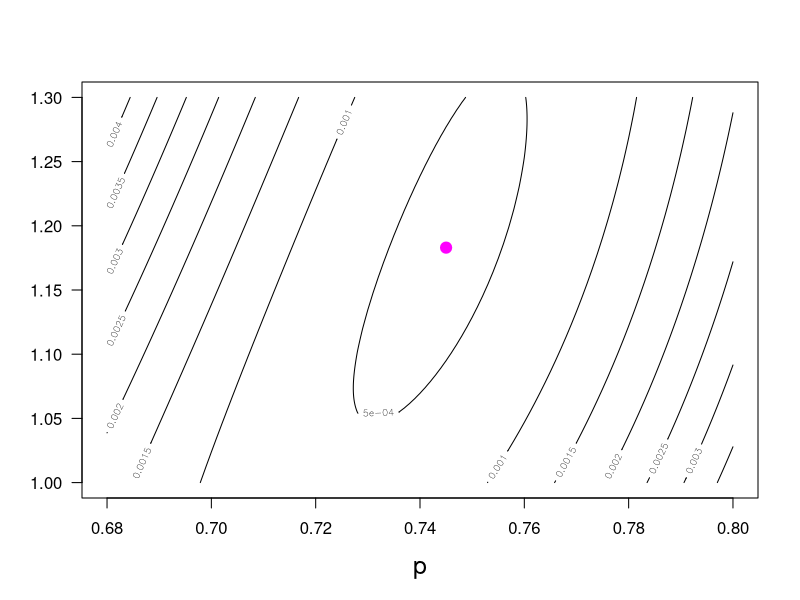

This figure's R source: (Note: this script raises an error after producing the figure.)
print('file: BayesianHypBayarriEst.R')
print(date())
# Bayarri et al. (2008): formulate as estimation problem: least squares
x = 0:3
y = c(81,9,7,1) # observed frequencies
n = sum(y)
y = y/n # relative frequencies
pa = seq(0.68,0.8,0.001) # trial values for p
Lambdaa = seq(1,1.3,0.001) # trial values for lambda
Lp = length(pa); LL = length(Lambdaa)
M = matrix(data=NA,nrow=Lp,ncol=LL)
library(VGAM)
for(i in 1:Lp) {
  for(j in 1:LL) {
    p = pa[i]; Lambda = Lambdaa[j]
    ypred = dzipois(x,Lambda,p)
    M[i,j] = sum((ypred-y)^2)
  }
}
out = which(M == min(M),arr.ind=TRUE)
popt = pa[out[1]]
Lopt = Lambdaa[out[2]]
Mmin = M[out[1],out[2]]
pPredicted = dzipois(x,Lopt,popt) 
print(c(popt,'optimal p'))
print(c(Lopt,'optimal lambda'))
print(c(Mmin,'minimal sum of squares'))
sflag = 1
if (sflag == 1) {
  # png('PoissonZIPleastSquares191116.png',width=16,height=16,units='cm',res=300)
  contour(pa,Lambdaa,M,xlab='p',ylab=NA,las=1,cex.lab=1.5)
  points(popt,Lopt,col='magenta',lwd=6,cex=0.8)
  title(ylab=TeX('$\\lambda$'),line=2.7,cex.lab=1.5)
  text(0.722,1.05,bquote(~p == .(popt)),col='magenta',pos=4,cex=1.5)
  text(0.731,1.15,bquote(~lambda[opt] == .(Lopt)),col='magenta',pos=4,cex=1.5)
  # dev.off()
}
# -----------------------------------------------------------------------------
# Results:
# [1] "file: BayesianHypBayarriEst.R"
# [1] "Fri Dec 16 09:11:39 2022"
# [1] "0.745"     "optimal p"
# [1] "1.183"     "optimal lambda"
# [1] "0.000421849150042302"   "minimal sum of squares"
# -----------------------------------------------------------------------------
